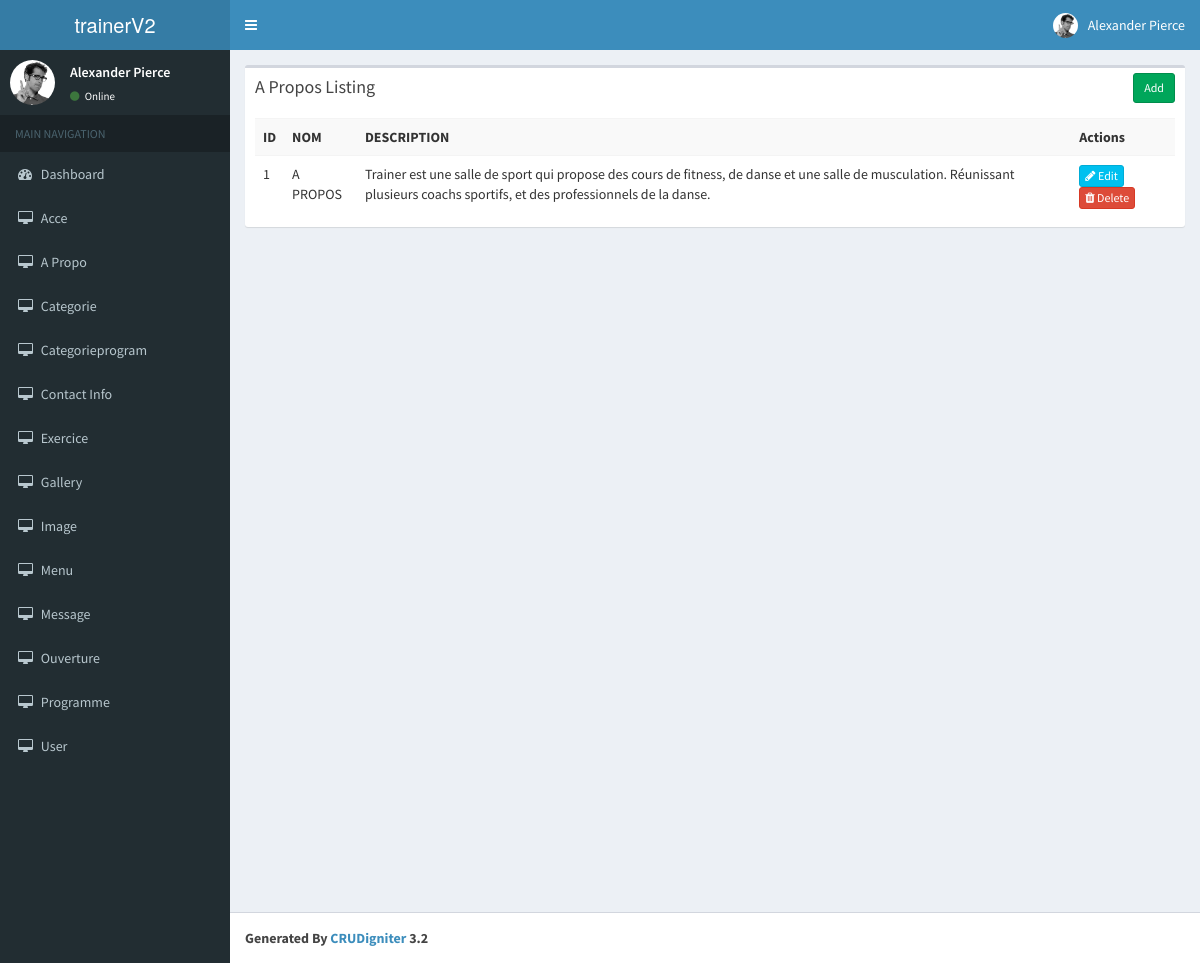
The app's page /index.php/a_propo with its own data.
### tables this page shows
create table A_PROPOS
(
   ID            int not null auto_increment,
   NOM                  varchar(50) not null,
   DESCRIPTION          text not null,
   primary key (ID)
);

### application/controllers/A_propo.php (called while the page is built, shortened)
<?php
class A_propo extends CI_Controller{
    function __construct()
    {
        $this->load->model('A_propo_model');
    }
    function index()
    {
        $data['a_propos'] = $this->A_propo_model->get_all_a_propos();
        $data['_view'] = 'a_propo/index';
        $this->load->view('layouts/main',$data);
    }
}

### index.php (called while the page is built, shortened)
<?php
require_once BASEPATH.'core/CodeIgniter.php';

### application/models/A_propo_model.php (called while the page is built, shortened)
<?php
class A_propo_model extends CI_Model
{
    function get_all_a_propos()
    {
        return $this->db->get('A_PROPOS')->result_array();
    }
}

### application/views/a_propo/index.php (the view)
<div class="row">
    <div class="col-md-12">
        <div class="box">
            <div class="box-header">
                <h3 class="box-title">A Propos Listing</h3>
            	<div class="box-tools">
                    <a href="<?php echo site_url('a_propo/add'); ?>" class="btn btn-success btn-sm">Add</a>
                </div>
            </div>
            <div class="box-body">
                <table class="table table-striped">
                    <tr>
						<th>ID</th>
						<th>NOM</th>
						<th>DESCRIPTION</th>
						<th>Actions</th>
                    </tr>
                    <?php foreach($a_propos as $A){ ?>
                    <tr>
						<td><?php echo $A['ID']; ?></td>
						<td><?php echo $A['NOM']; ?></td>
						<td><?php echo $A['DESCRIPTION']; ?></td>
						<td>
                            <a href="<?php echo site_url('a_propo/edit/'.$A['ID']); ?>" class="btn btn-info btn-xs"><span class="fa fa-pencil"></span> Edit</a>
                            <a href="<?php echo site_url('a_propo/remove/'.$A['ID']); ?>" class="btn btn-danger btn-xs"><span class="fa fa-trash"></span> Delete</a>
                        </td>
                    </tr>
                    <?php } ?>
                </table>
            </div>
        </div>
    </div>
</div>

### records on screen
a_propos: ID "1", NOM "A PROPOS", DESCRIPTION "Trainer est une salle de sport qui propose des cours de fitness, de danse et une salle de musculation. Réunissant plusieurs coachs sportifs, et des professionnels de la danse."
